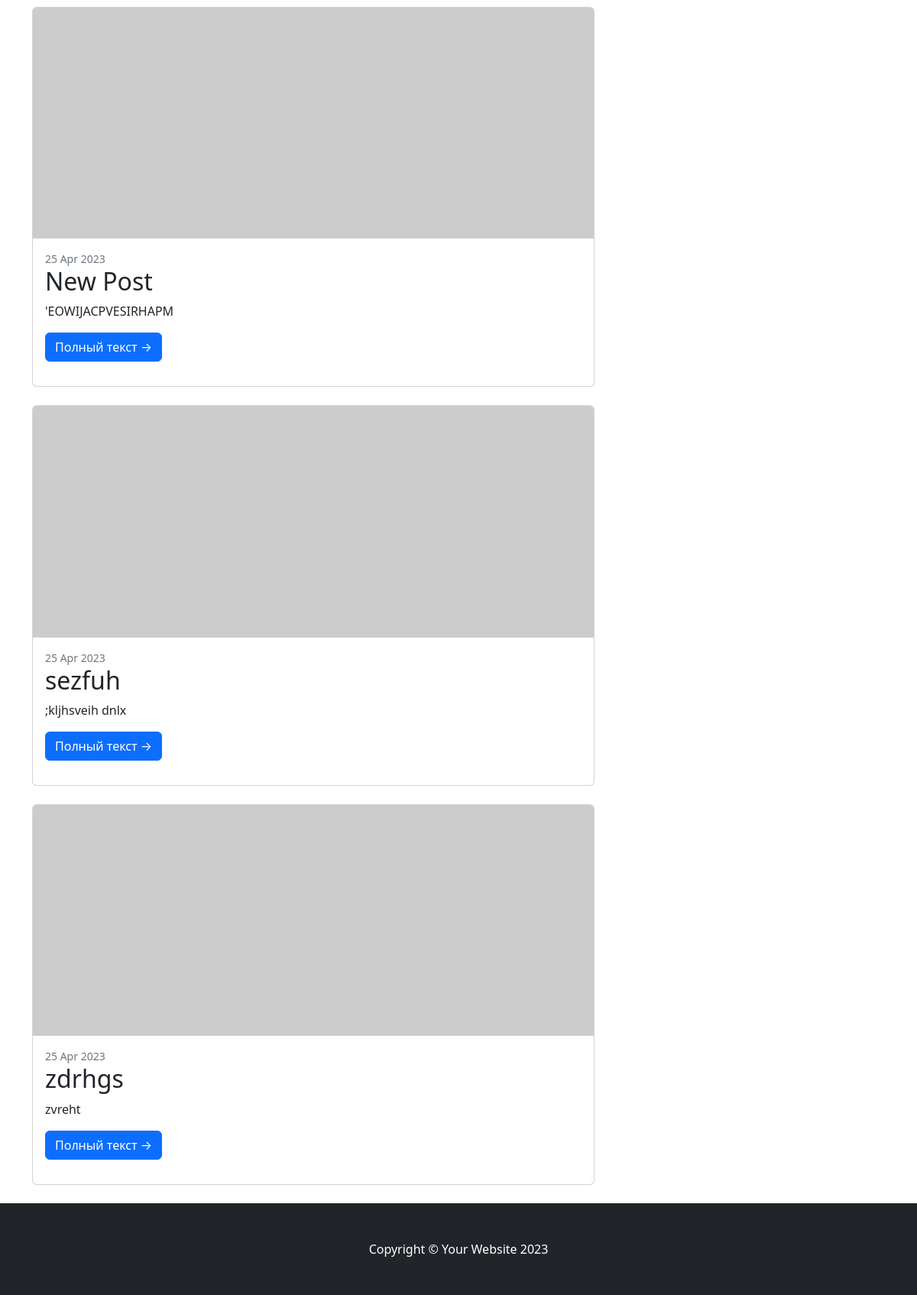
Page /news/categories/1/ (signed in, lower part) on the earlier database version.
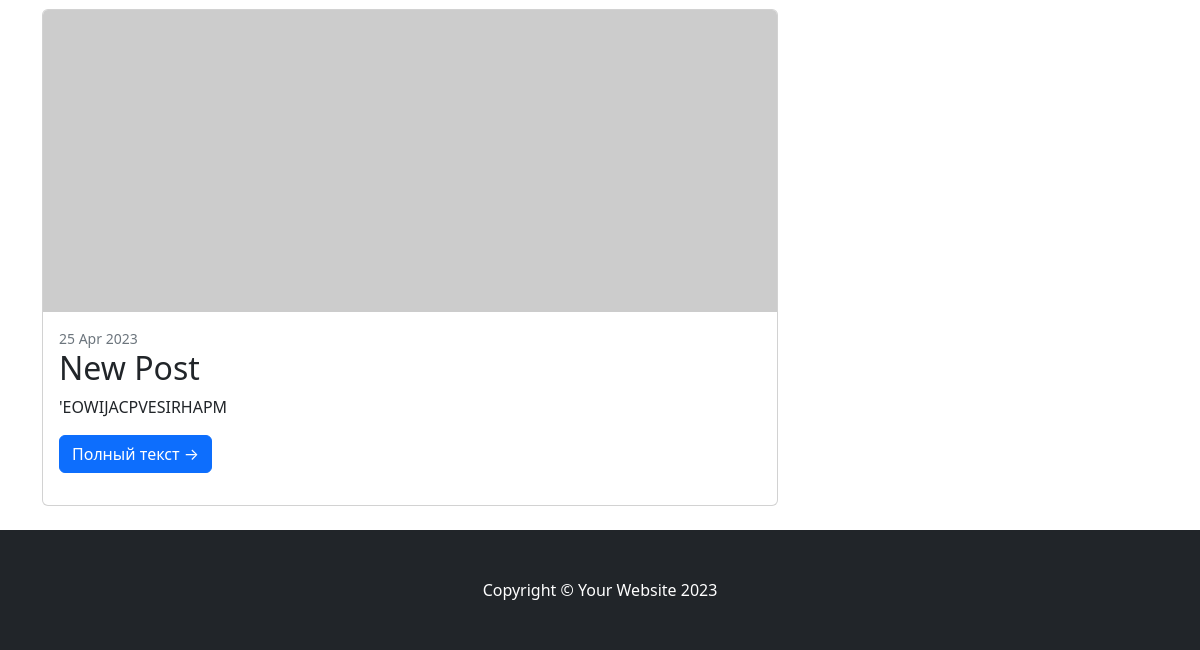
Same page on the later database version.
### news/models.py (models this page shows, shortened)
class Post(models.Model):
    author = models.ForeignKey(Author, on_delete=models.CASCADE)
    NEWS = 'NW'
    ARTICLE = 'AR'
    POST_TYPE_CHOICES = [
        (NEWS, 'Новость'),
        (ARTICLE, 'Статья')
    ]
    type = models.CharField(
        max_length=2,
        choices=POST_TYPE_CHOICES,
        default=NEWS
    )
    datetime = models.DateTimeField(auto_now_add=True)
    category = models.ManyToManyField(Category, through='PostCategory')
    title = models.CharField(max_length=128)
    text = models.TextField()
    rating = models.SmallIntegerField(default=0)

### news/views.py (the view)
# urls.py: path('categories/<int:pk>/', CategoryView.as_view(), name='category'),
class CategoryView(ListView):
    model = Category
    template_name = 'news/category.html'
    context_object_name = 'posts'
    def get_queryset(self):
        self.id = resolve(self.request.path_info).kwargs['pk']
        c = Category.objects.get(id=self.id)
        queryset = Post.objects.filter(category=c)
        return queryset
    def get_context_data(self, **kwargs):
        context = super().get_context_data(**kwargs)
        user = self.request.user
        categories = Category.objects.all()
        context['categories'] = categories
        category = Category.objects.get(pk=self.id)
        context['category'] = category
        is_user_subscribed = category.subscribers.filter(email=user.email)
        context['is_user_subscribed'] = is_user_subscribed
        subscribers = category.subscribers.values
        context['subscribers'] = subscribers
        return context

### templates/news/category.html (shortened to what this page needs)
{% extends 'flatpages/default.html' %}
{% block content %}
<div class="col-lg-8">
    {% for post in posts %}
    <div class="card mb-4">
        <a href="{% url 'post_details' post.id %}"><img class="card-img-top" src="https://dummyimage.com/850x350/dee2e6/6c757d.jpg" alt="..." /></a>
        <div class="card-body">
            <div class="small text-muted">{{ post.datetime|date:'d M Y' }}</div>
            <h2 class="card-title">{{ post.title }}</h2>
            <p class="card-text">{{ post.text|truncatewords:50 }}</p>
            <p><a class="btn btn-primary" href="{% url 'post_details' post.id %}">Полный текст →</a></p>
        </div>
    </div>
    {% endfor %}
</div>
{% endblock content%}

Differences in the rows shown:
removed Post: datetime "25 Apr 2023", title "sezfuh", text ";kljhsveih dnlx"
removed Post: datetime "25 Apr 2023", title "zdrhgs", text "zvreht"
